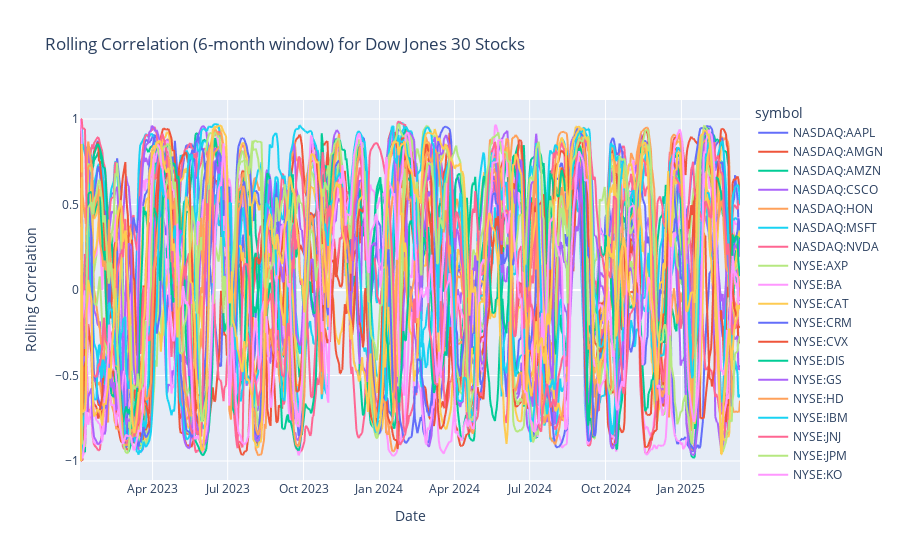

Notebook code for this chart:
### Code cell
import plotly.express as px

df_plot = df_result.reset_index()

fig = px.line(
    df_plot,
    x='date_only',
    y='rolling_corr',
    color='symbol',
    title='Rolling Correlation (6-month window) for Dow Jones 30 Stocks',
    labels={'date_only': 'Date', 'rolling_corr': 'Rolling Correlation'}
)

# ปรับ config ให้แน่ใจว่า Mode Bar แสดงและมีปุ่ม Fullscreen
config = {
    'displayModeBar': True,              # แสดง Mode Bar เสมอ
    'modeBarButtonsToAdd': ['toggleFullscreen'],
    'displaylogo': False
}

fig.show(config=config)

### Figure 1 — Plotly figure (JSON) as saved in the notebook; plotly's stock layout.template omitted (floating-point values rounded to 4 significant figures; data arrays with more than 128 entries replaced by an {"elided": "..."} marker saying what was removed)
{"data": [{"hovertemplate": "symbol=NASDAQ:AAPL<br>Date=%{x}<br>Rolling Correlation=%{y}<extra></extra>", "legendgroup": "NASDAQ:AAPL", "line": {"color": "#636efa", "dash": "solid"}, "marker": {"symbol": "circle"}, "mode": "lines", "name": "NASDAQ:AAPL", "showlegend": true, "type": "scattergl", "x": {"elided": "550 str values"}, "xaxis": "x", "y": {"elided": "550 float values"}, "yaxis": "y"}, {"hovertemplate": "symbol=NASDAQ:AMGN<br>Date=%{x}<br>Rolling Correlation=%{y}<extra></extra>", "legendgroup": "NASDAQ:AMGN", "line": {"color": "#EF553B", "dash": "solid"}, "marker": {"symbol": "circle"}, "mode": "lines", "name": "NASDAQ:AMGN", "showlegend": true, "type": "scattergl", "x": {"elided": "550 str values"}, "xaxis": "x", "y": {"elided": "550 float values"}, "yaxis": "y"}, {"hovertemplate": "symbol=NASDAQ:AMZN<br>Date=%{x}<br>Rolling Correlation=%{y}<extra></extra>", "legendgroup": "NASDAQ:AMZN", "line": {"color": "#00cc96", "dash": "solid"}, "marker": {"symbol": "circle"}, "mode": "lines", "name": "NASDAQ:AMZN", "showlegend": true, "type": "scattergl", "x": {"elided": "550 str values"}, "xaxis": "x", "y": {"elided": "550 float values"}, "yaxis": "y"}, {"hovertemplate": "symbol=NASDAQ:CSCO<br>Date=%{x}<br>Rolling Correlation=%{y}<extra></extra>", "legendgroup": "NASDAQ:CSCO", "line": {"color": "#ab63fa", "dash": "solid"}, "marker": {"symbol": "circle"}, "mode": "lines", "name": "NASDAQ:CSCO", "showlegend": true, "type": "scattergl", "x": {"elided": "550 str values"}, "xaxis": "x", "y": {"elided": "550 float values"}, "yaxis": "y"}, {"hovertemplate": "symbol=NASDAQ:HON<br>Date=%{x}<br>Rolling Correlation=%{y}<extra></extra>", "legendgroup": "NASDAQ:HON", "line": {"color": "#FFA15A", "dash": "solid"}, "marker": {"symbol": "circle"}, "mode": "lines", "name": "NASDAQ:HON", "showlegend": true, "type": "scattergl", "x": {"elided": "550 str values"}, "xaxis": "x", "y": {"elided": "550 float values"}, "yaxis": "y"}, {"hovertemplate": "symbol=NASDAQ:MSFT<br>Date=%{x}<br>Rolling Correlation=%{y}<extra></extra>", "legendgroup": "NASDAQ:MSFT", "line": {"color": "#19d3f3", "dash": "solid"}, "marker": {"symbol": "circle"}, "mode": "lines", "name": "NASDAQ:MSFT", "showlegend": true, "type": "scattergl", "x": {"elided": "550 str values"}, "xaxis": "x", "y": {"elided": "550 float values"}, "yaxis": "y"}, {"hovertemplate": "symbol=NASDAQ:NVDA<br>Date=%{x}<br>Rolling Correlation=%{y}<extra></extra>", "legendgroup": "NASDAQ:NVDA", "line": {"color": "#FF6692", "dash": "solid"}, "marker": {"symbol": "circle"}, "mode": "lines", "name": "NASDAQ:NVDA", "showlegend": true, "type": "scattergl", "x": {"elided": "550 str values"}, "xaxis": "x", "y": {"elided": "550 float values"}, "yaxis": "y"}, {"hovertemplate": "symbol=NYSE:AXP<br>Date=%{x}<br>Rolling Correlation=%{y}<extra></extra>", "legendgroup": "NYSE:AXP", "line": {"color": "#B6E880", "dash": "solid"}, "marker": {"symbol": "circle"}, "mode": "lines", "name": "NYSE:AXP", "showlegend": true, "type": "scattergl", "x": {"elided": "550 str values"}, "xaxis": "x", "y": {"elided": "550 float values"}, "yaxis": "y"}, {"hovertemplate": "symbol=NYSE:BA<br>Date=%{x}<br>Rolling Correlation=%{y}<extra></extra>", "legendgroup": "NYSE:BA", "line": {"color": "#FF97FF", "dash": "solid"}, "marker": {"symbol": "circle"}, "mode": "lines", "name": "NYSE:BA", "showlegend": true, "type": "scattergl", "x": {"elided": "550 str values"}, "xaxis": "x", "y": {"elided": "550 float values"}, "yaxis": "y"}, {"hovertemplate": "symbol=NYSE:CAT<br>Date=%{x}<br>Rolling Correlation=%{y}<extra></extra>", "legendgroup": "NYSE:CAT", "line": {"color": "#FECB52", "dash": "solid"}, "marker": {"symbol": "circle"}, "mode": "lines", "name": "NYSE:CAT", "showlegend": true, "type": "scattergl", "x": {"elided": "550 str values"}, "xaxis": "x", "y": {"elided": "550 float values"}, "yaxis": "y"}, {"hovertemplate": "symbol=NYSE:CRM<br>Date=%{x}<br>Rolling Correlation=%{y}<extra></extra>", "legendgroup": "NYSE:CRM", "line": {"color": "#636efa", "dash": "solid"}, "marker": {"symbol": "circle"}, "mode": "lines", "name": "NYSE:CRM", "showlegend": true, "type": "scattergl", "x": {"elided": "550 str values"}, "xaxis": "x", "y": {"elided": "550 float values"}, "yaxis": "y"}, {"hovertemplate": "symbol=NYSE:CVX<br>Date=%{x}<br>Rolling Correlation=%{y}<extra></extra>", "legendgroup": "NYSE:CVX", "line": {"color": "#EF553B", "dash": "solid"}, "marker": {"symbol": "circle"}, "mode": "lines", "name": "NYSE:CVX", "showlegend": true, "type": "scattergl", "x": {"elided": "550 str values"}, "xaxis": "x", "y": {"elided": "550 float values"}, "yaxis": "y"}, {"hovertemplate": "symbol=NYSE:DIS<br>Date=%{x}<br>Rolling Correlation=%{y}<extra></extra>", "legendgroup": "NYSE:DIS", "line": {"color": "#00cc96", "dash": "solid"}, "marker": {"symbol": "circle"}, "mode": "lines", "name": "NYSE:DIS", "showlegend": true, "type": "scattergl", "x": {"elided": "550 str values"}, "xaxis": "x", "y": {"elided": "550 float values"}, "yaxis": "y"}, {"hovertemplate": "symbol=NYSE:GS<br>Date=%{x}<br>Rolling Correlation=%{y}<extra></extra>", "legendgroup": "NYSE:GS", "line": {"color": "#ab63fa", "dash": "solid"}, "marker": {"symbol": "circle"}, "mode": "lines", "name": "NYSE:GS", "showlegend": true, "type": "scattergl", "x": {"elided": "550 str values"}, "xaxis": "x", "y": {"elided": "550 float values"}, "yaxis": "y"}, {"hovertemplate": "symbol=NYSE:HD<br>Date=%{x}<br>Rolling Correlation=%{y}<extra></extra>", "legendgroup": "NYSE:HD", "line": {"color": "#FFA15A", "dash": "solid"}, "marker": {"symbol": "circle"}, "mode": "lines", "name": "NYSE:HD", "showlegend": true, "type": "scattergl", "x": {"elided": "550 str values"}, "xaxis": "x", "y": {"elided": "550 float values"}, "yaxis": "y"}, {"hovertemplate": "symbol=NYSE:IBM<br>Date=%{x}<br>Rolling Correlation=%{y}<extra></extra>", "legendgroup": "NYSE:IBM", "line": {"color": "#19d3f3", "dash": "solid"}, "marker": {"symbol": "circle"}, "mode": "lines", "name": "NYSE:IBM", "showlegend": true, "type": "scattergl", "x": {"elided": "550 str values"}, "xaxis": "x", "y": {"elided": "550 float values"}, "yaxis": "y"}, {"hovertemplate": "symbol=NYSE:JNJ<br>Date=%{x}<br>Rolling Correlation=%{y}<extra></extra>", "legendgroup": "NYSE:JNJ", "line": {"color": "#FF6692", "dash": "solid"}, "marker": {"symbol": "circle"}, "mode": "lines", "name": "NYSE:JNJ", "showlegend": true, "type": "scattergl", "x": {"elided": "550 str values"}, "xaxis": "x", "y": {"elided": "550 float values"}, "yaxis": "y"}, {"hovertemplate": "symbol=NYSE:JPM<br>Date=%{x}<br>Rolling Correlation=%{y}<extra></extra>", "legendgroup": "NYSE:JPM", "line": {"color": "#B6E880", "dash": "solid"}, "marker": {"symbol": "circle"}, "mode": "lines", "name": "NYSE:JPM", "showlegend": true, "type": "scattergl", "x": {"elided": "550 str values"}, "xaxis": "x", "y": {"elided": "550 float values"}, "yaxis": "y"}, {"hovertemplate": "symbol=NYSE:KO<br>Date=%{x}<br>Rolling Correlation=%{y}<extra></extra>", "legendgroup": "NYSE:KO", "line": {"color": "#FF97FF", "dash": "solid"}, "marker": {"symbol": "circle"}, "mode": "lines", "name": "NYSE:KO", "showlegend": true, "type": "scattergl", "x": {"elided": "550 str values"}, "xaxis": "x", "y": {"elided": "550 float values"}, "yaxis": "y"}, {"hovertemplate": "symbol=NYSE:MCD<br>Date=%{x}<br>Rolling Correlation=%{y}<extra></extra>", "legendgroup": "NYSE:MCD", "line": {"color": "#FECB52", "dash": "solid"}, "marker": {"symbol": "circle"}, "mode": "lines", "name": "NYSE:MCD", "showlegend": true, "type": "scattergl", "x": {"elided": "550 str values"}, "xaxis": "x", "y": {"elided": "550 float values"}, "yaxis": "y"}, {"hovertemplate": "symbol=NYSE:MMM<br>Date=%{x}<br>Rolling Correlation=%{y}<extra></extra>", "legendgroup": "NYSE:MMM", "line": {"color": "#636efa", "dash": "solid"}, "marker": {"symbol": "circle"}, "mode": "lines", "name": "NYSE:MMM", "showlegend": true, "type": "scattergl", "x": {"elided": "550 str values"}, "xaxis": "x", "y": {"elided": "550 float values"}, "yaxis": "y"}, {"hovertemplate": "symbol=NYSE:MRK<br>Date=%{x}<br>Rolling Correlation=%{y}<extra></extra>", "legendgroup": "NYSE:MRK", "line": {"color": "#EF553B", "dash": "solid"}, "marker": {"symbol": "circle"}, "mode": "lines", "name": "NYSE:MRK", "showlegend": true, "type": "scattergl", "x": {"elided": "550 str values"}, "xaxis": "x", "y": {"elided": "550 float values"}, "yaxis": "y"}, {"hovertemplate": "symbol=NYSE:NKE<br>Date=%{x}<br>Rolling Correlation=%{y}<extra></extra>", "legendgroup": "NYSE:NKE", "line": {"color": "#00cc96", "dash": "solid"}, "marker": {"symbol": "circle"}, "mode": "lines", "name": "NYSE:NKE", "showlegend": true, "type": "scattergl", "x": {"elided": "550 str values"}, "xaxis": "x", "y": {"elided": "550 float values"}, "yaxis": "y"}, {"hovertemplate": "symbol=NYSE:PG<br>Date=%{x}<br>Rolling Correlation=%{y}<extra></extra>", "legendgroup": "NYSE:PG", "line": {"color": "#ab63fa", "dash": "solid"}, "marker": {"symbol": "circle"}, "mode": "lines", "name": "NYSE:PG", "showlegend": true, "type": "scattergl", "x": {"elided": "550 str values"}, "xaxis": "x", "y": {"elided": "550 float values"}, "yaxis": "y"}, {"hovertemplate": "symbol=NYSE:SHW<br>Date=%{x}<br>Rolling Correlation=%{y}<extra></extra>", "legendgroup": "NYSE:SHW", "line": {"color": "#FFA15A", "dash": "solid"}, "marker": {"symbol": "circle"}, "mode": "lines", "name": "NYSE:SHW", "showlegend": true, "type": "scattergl", "x": {"elided": "550 str values"}, "xaxis": "x", "y": {"elided": "550 float values"}, "yaxis": "y"}, {"hovertemplate": "symbol=NYSE:TRV<br>Date=%{x}<br>Rolling Correlation=%{y}<extra></extra>", "legendgroup": "NYSE:TRV", "line": {"color": "#19d3f3", "dash": "solid"}, "marker": {"symbol": "circle"}, "mode": "lines", "name": "NYSE:TRV", "showlegend": true, "type": "scattergl", "x": {"elided": "550 str values"}, "xaxis": "x", "y": {"elided": "550 float values"}, "yaxis": "y"}, {"hovertemplate": "symbol=NYSE:UNH<br>Date=%{x}<br>Rolling Correlation=%{y}<extra></extra>", "legendgroup": "NYSE:UNH", "line": {"color": "#FF6692", "dash": "solid"}, "marker": {"symbol": "circle"}, "mode": "lines", "name": "NYSE:UNH", "showlegend": true, "type": "scattergl", "x": {"elided": "550 str values"}, "xaxis": "x", "y": {"elided": "550 float values"}, "yaxis": "y"}, {"hovertemplate": "symbol=NYSE:V<br>Date=%{x}<br>Rolling Correlation=%{y}<extra></extra>", "legendgroup": "NYSE:V", "line": {"color": "#B6E880", "dash": "solid"}, "marker": {"symbol": "circle"}, "mode": "lines", "name": "NYSE:V", "showlegend": true, "type": "scattergl", "x": {"elided": "550 str values"}, "xaxis": "x", "y": {"elided": "550 float values"}, "yaxis": "y"}, {"hovertemplate": "symbol=NYSE:VZ<br>Date=%{x}<br>Rolling Correlation=%{y}<extra></extra>", "legendgroup": "NYSE:VZ", "line": {"color": "#FF97FF", "dash": "solid"}, "marker": {"symbol": "circle"}, "mode": "lines", "name": "NYSE:VZ", "showlegend": true, "type": "scattergl", "x": {"elided": "550 str values"}, "xaxis": "x", "y": {"elided": "550 float values"}, "yaxis": "y"}, {"hovertemplate": "symbol=NYSE:WMT<br>Date=%{x}<br>Rolling Correlation=%{y}<extra></extra>", "legendgroup": "NYSE:WMT", "line": {"color": "#FECB52", "dash": "solid"}, "marker": {"symbol": "circle"}, "mode": "lines", "name": "NYSE:WMT", "showlegend": true, "type": "scattergl", "x": {"elided": "550 str values"}, "xaxis": "x", "y": {"elided": "550 float values"}, "yaxis": "y"}], "layout": {"legend": {"title": {"text": "symbol"}, "tracegroupgap": 0}, "title": {"text": "Rolling Correlation (6-month window) for Dow Jones 30 Stocks"}, "xaxis": {"anchor": "y", "domain": [0, 1], "title": {"text": "Date"}}, "yaxis": {"anchor": "x", "domain": [0, 1], "title": {"text": "Rolling Correlation"}}}}
